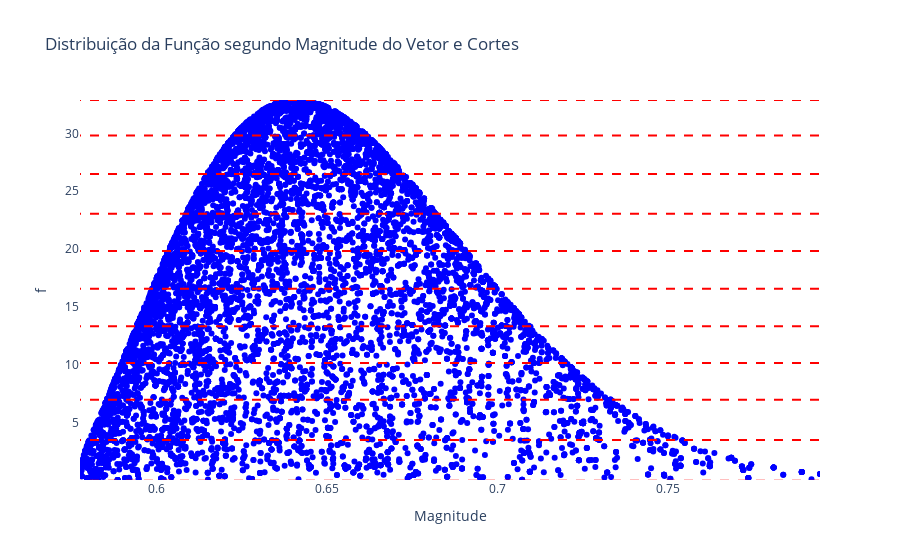

Notebook code cell kept with this figure:
### Markdown cell above
#### Analisando Visualmente a relação magnitude x $f(\theta)$

### Code cell
lista_r = [np.linalg.norm(theta) for theta in thetas] # Encontra o módulo de cada vetor theta
lista_pontos = [(lista_r[i], lista_f[i]) for i in range(len(thetas))]

a = [p[0] for p in lista_pontos]
b = [p[1] for p in lista_pontos]

# Plotando o scatter plot
fig = go.Figure()

# Scatter plot de f(theta) x Módulo Theta
fig.add_trace(go.Scatter(x=a, y=b, mode='markers', marker=dict(color='blue', symbol='circle')))

# Adicionando as linhas de cada corte v
for v in lista_v:
    fig.add_shape(type="line", x0=0, y0=v, x1=5, y1=v, line=dict(color="red", dash="dash"))

# Layout
fig.update_layout(title='Distribuição da Função segundo Magnitude do Vetor e Cortes',
                  xaxis_title='Magnitude',
                  yaxis_title='f',
                  xaxis=dict(range=[min(a), max(a)]),
                  yaxis=dict(range=[min(b), max(b)]),
                  plot_bgcolor='rgba(0,0,0,0)') # Define a cor de fundo do plot

fig.show()

### Figure 1 — Plotly figure (JSON) as saved in the notebook; plotly's stock layout.template omitted (floating-point values rounded to 4 significant figures; data arrays with more than 128 entries replaced by an {"elided": "..."} marker saying what was removed)
{"data": [{"marker": {"color": "blue", "symbol": "circle"}, "mode": "markers", "type": "scatter", "x": {"elided": "9984 float values"}, "y": {"elided": "9984 float values"}}], "layout": {"plot_bgcolor": "rgba(0,0,0,0)", "shapes": [{"line": {"color": "red", "dash": "dash"}, "type": "line", "x0": 0, "x1": 5, "y0": 0, "y1": 0}, {"line": {"color": "red", "dash": "dash"}, "type": "line", "x0": 0, "x1": 5, "y0": 3.518, "y1": 3.518}, {"line": {"color": "red", "dash": "dash"}, "type": "line", "x0": 0, "x1": 5, "y0": 6.998, "y1": 6.998}, {"line": {"color": "red", "dash": "dash"}, "type": "line", "x0": 0, "x1": 5, "y0": 10.17, "y1": 10.17}, {"line": {"color": "red", "dash": "dash"}, "type": "line", "x0": 0, "x1": 5, "y0": 13.34, "y1": 13.34}, {"line": {"color": "red", "dash": "dash"}, "type": "line", "x0": 0, "x1": 5, "y0": 16.58, "y1": 16.58}, {"line": {"color": "red", "dash": "dash"}, "type": "line", "x0": 0, "x1": 5, "y0": 19.84, "y1": 19.84}, {"line": {"color": "red", "dash": "dash"}, "type": "line", "x0": 0, "x1": 5, "y0": 23.06, "y1": 23.06}, {"line": {"color": "red", "dash": "dash"}, "type": "line", "x0": 0, "x1": 5, "y0": 26.49, "y1": 26.49}, {"line": {"color": "red", "dash": "dash"}, "type": "line", "x0": 0, "x1": 5, "y0": 29.83, "y1": 29.83}, {"line": {"color": "red", "dash": "dash"}, "type": "line", "x0": 0, "x1": 5, "y0": 32.88, "y1": 32.88}], "title": {"text": "Distribuição da Função segundo Magnitude do Vetor e Cortes"}, "xaxis": {"range": [0.5776, 0.7946], "title": {"text": "Magnitude"}}, "yaxis": {"range": [0.06124, 32.88], "title": {"text": "f"}}}}
